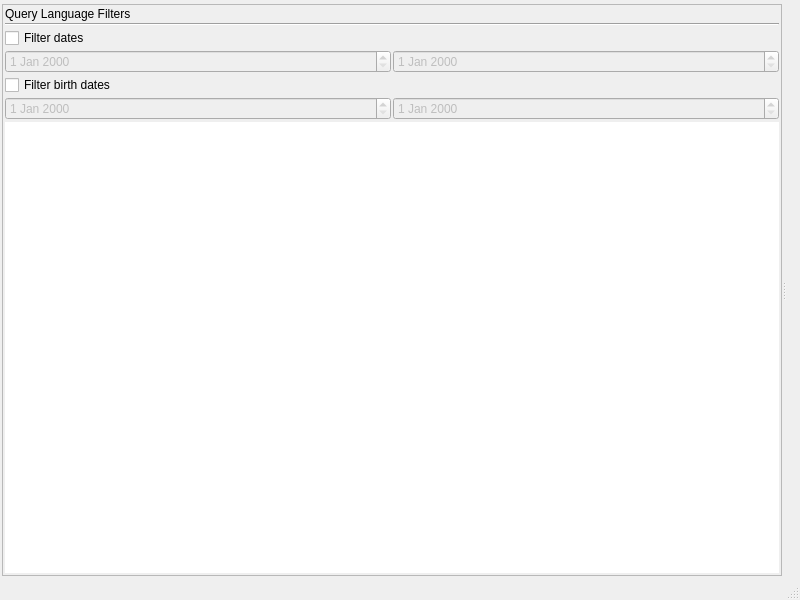
<?xml version="1.0" encoding="UTF-8"?>
<ui version="4.0">
 <class>RclMainBase</class>
 <widget class="QMainWindow" name="RclMainBase">
  <property name="geometry">
   <rect>
    <x>0</x>
    <y>0</y>
    <width>800</width>
    <height>600</height>
   </rect>
  </property>
  <property name="sizePolicy">
   <sizepolicy hsizetype="Preferred" vsizetype="Minimum">
    <horstretch>0</horstretch>
    <verstretch>0</verstretch>
   </sizepolicy>
  </property>
  <property name="windowTitle">
   <string>Recoll</string>
  </property>
  <widget class="QWidget" name="centralwidget">
   <layout class="QGridLayout" name="gridLayout">
    <item row="0" column="0">
     <layout class="QVBoxLayout" name="verticalLayout">
      <item>
       <widget class="SSearch" name="sSearch" native="true">
        <property name="sizePolicy">
         <sizepolicy hsizetype="Expanding" vsizetype="Fixed">
          <horstretch>0</horstretch>
          <verstretch>0</verstretch>
         </sizepolicy>
        </property>
       </widget>
      </item>
      <item>
       <widget class="QSplitter" name="sideFiltersSPLT">
        <property name="orientation">
         <enum>Qt::Horizontal</enum>
        </property>
        <widget class="QFrame" name="frame">
         <property name="frameShape">
          <enum>QFrame::StyledPanel</enum>
         </property>
         <layout class="QVBoxLayout" name="verticalLayoutsidefilt">
          <item>
           <widget class="QLabel" name="sideFilterLBL">
            <property name="text">
             <string>Query Language Filters</string>
            </property>
           </widget>
          </item>
          <item>
           <widget class="Line" name="line2">
            <property name="orientation">
             <enum>Qt::Horizontal</enum>
            </property>
           </widget>
          </item>
          <item>
           <widget class="QCheckBox" name="dateFilterCB">
            <property name="text">
             <string>Filter dates</string>
            </property>
            <property name="checked">
             <bool>false</bool>
            </property>
           </widget>
          </item>
          <item>
           <layout class="QHBoxLayout" name="hLayoutDatesFilter">
            <item>
             <widget class="QDateEdit" name="minDateFilterDTEDT">
              <property name="enabled">
               <bool>false</bool>
              </property>
             </widget>
            </item>
            <item>
             <widget class="QDateEdit" name="maxDateFilterDTEDT">
              <property name="enabled">
               <bool>false</bool>
              </property>
             </widget>
            </item>
           </layout>
          </item>
          <item>
           <widget class="QCheckBox" name="birthDateFilterCB">
            <property name="text">
             <string>Filter birth dates</string>
            </property>
            <property name="checked">
             <bool>false</bool>
            </property>
           </widget>
          </item>
          <item>
           <layout class="QHBoxLayout" name="hLayoutDatesFilter_2">
            <item>
             <widget class="QDateEdit" name="minBirthDateFilterDTEDT">
              <property name="enabled">
               <bool>false</bool>
              </property>
             </widget>
            </item>
            <item>
             <widget class="QDateEdit" name="maxBirthDateFilterDTEDT">
              <property name="enabled">
               <bool>false</bool>
              </property>
             </widget>
            </item>
           </layout>
          </item>
          <item>
           <widget class="QTreeView" name="idxTreeView">
            <property name="frameShape">
             <enum>QFrame::NoFrame</enum>
            </property>
           </widget>
          </item>
         </layout>
        </widget>
        <widget class="QWidget" name="resultsLayoutWidget">
         <layout class="QHBoxLayout" name="resultsHLayout">
          <item>
           <widget class="ResList" name="reslist" native="true">
            <property name="sizePolicy">
             <sizepolicy hsizetype="Preferred" vsizetype="Preferred">
              <horstretch>2</horstretch>
              <verstretch>0</verstretch>
             </sizepolicy>
            </property>
           </widget>
          </item>
         </layout>
        </widget>
       </widget>
      </item>
     </layout>
    </item>
   </layout>
  </widget>
  <widget class="QStatusBar" name="statusbar"/>
  <widget class="QMenuBar" name="MenuBar">
   <property name="geometry">
    <rect>
     <x>0</x>
     <y>0</y>
     <width>800</width>
     <height>32</height>
    </rect>
   </property>
   <addaction name="separator"/>
  </widget>
  <action name="fileExitAction">
   <property name="text">
    <string>E&amp;xit</string>
   </property>
   <property name="shortcut">
    <string>Ctrl+Q</string>
   </property>
   <property name="name" stdset="0">
    <cstring>fileExitAction</cstring>
   </property>
  </action>
  <action name="fileToggleIndexingAction">
   <property name="text">
    <string>Update &amp;index</string>
   </property>
   <property name="name" stdset="0">
    <cstring>fileToggleIndexingAction</cstring>
   </property>
  </action>
  <action name="fileBumpIndexingAction">
   <property name="enabled">
    <bool>false</bool>
   </property>
   <property name="text">
    <string>Trigger incremental pass</string>
   </property>
   <property name="name" stdset="0">
    <cstring>fileBumpIndexingAction</cstring>
   </property>
  </action>
  <action name="fileStartMonitorAction">
   <property name="enabled">
    <bool>true</bool>
   </property>
   <property name="text">
    <string>Start real time indexer</string>
   </property>
   <property name="name" stdset="0">
    <cstring>fileStartMonitorAction</cstring>
   </property>
  </action>
  <action name="fileRebuildIndexAction">
   <property name="text">
    <string>&amp;Rebuild index</string>
   </property>
   <property name="name" stdset="0">
    <cstring>fileRebuildIndexAction</cstring>
   </property>
  </action>
  <action name="fileEraseDocHistoryAction">
   <property name="text">
    <string>&amp;Erase document history</string>
   </property>
   <property name="name" stdset="0">
    <cstring>fileEraseDocHistoryAction</cstring>
   </property>
  </action>
  <action name="fileEraseSearchHistoryAction">
   <property name="text">
    <string>&amp;Erase search history</string>
   </property>
   <property name="name" stdset="0">
    <cstring>fileEraseSearchHistoryAction</cstring>
   </property>
  </action>
  <action name="fileExportSSearchHistoryAction">
   <property name="text">
    <string>E&amp;xport simple search history</string>
   </property>
   <property name="name" stdset="0">
    <cstring>fileExportSSearchHistoryAction</cstring>
   </property>
  </action>
  <action name="showMissingHelpers_Action">
   <property name="text">
    <string>Missing &amp;helpers</string>
   </property>
   <property name="name" stdset="0">
    <cstring>showMissingHelpers_Action</cstring>
   </property>
  </action>
  <action name="showActiveTypes_Action">
   <property name="text">
    <string>Indexed &amp;MIME types</string>
   </property>
   <property name="name" stdset="0">
    <cstring>showActiveTypes_Action</cstring>
   </property>
  </action>
  <action name="helpAbout_RecollAction">
   <property name="text">
    <string>&amp;About Recoll</string>
   </property>
   <property name="name" stdset="0">
    <cstring>helpAbout_RecollAction</cstring>
   </property>
  </action>
  <action name="userManualAction">
   <property name="text">
    <string>&amp;User manual (local, one HTML page)</string>
   </property>
   <property name="name" stdset="0">
    <cstring>userManualAction</cstring>
   </property>
  </action>
  <action name="onlineManualAction">
   <property name="text">
    <string>&amp;Online manual (Recoll Web site)</string>
   </property>
   <property name="name" stdset="0">
    <cstring>onlineManualAction</cstring>
   </property>
  </action>
  <action name="toolsDoc_HistoryAction">
   <property name="icon">
    <iconset resource="recoll.qrc">
     <normaloff>:/images/history.png</normaloff>:/images/history.png</iconset>
   </property>
   <property name="text">
    <string>Document &amp;History</string>
   </property>
   <property name="toolTip">
    <string>Document  History</string>
   </property>
   <property name="name" stdset="0">
    <cstring>toolsDoc_HistoryAction</cstring>
   </property>
  </action>
  <action name="toolsAdvanced_SearchAction">
   <property name="icon">
    <iconset resource="recoll.qrc">
     <normaloff>:/images/asearch.png</normaloff>:/images/asearch.png</iconset>
   </property>
   <property name="text">
    <string>&amp;Advanced Search</string>
   </property>
   <property name="toolTip">
    <string>Assisted complex search</string>
   </property>
   <property name="name" stdset="0">
    <cstring>toolsAdvanced_SearchAction</cstring>
   </property>
  </action>
  <action name="toolsSort_parametersAction">
   <property name="text">
    <string>&amp;Sort parameters</string>
   </property>
   <property name="toolTip">
    <string>Sort parameters</string>
   </property>
   <property name="name" stdset="0">
    <cstring>toolsSort_parametersAction</cstring>
   </property>
  </action>
  <action name="toolsSpellAction">
   <property name="icon">
    <iconset resource="recoll.qrc">
     <normaloff>:/images/spell.png</normaloff>:/images/spell.png</iconset>
   </property>
   <property name="text">
    <string>Term &amp;explorer</string>
   </property>
   <property name="toolTip">
    <string>Term explorer tool</string>
   </property>
   <property name="name" stdset="0">
    <cstring>toolsSpellAction</cstring>
   </property>
  </action>
  <action name="nextPageAction">
   <property name="enabled">
    <bool>false</bool>
   </property>
   <property name="icon">
    <iconset resource="recoll.qrc">
     <normaloff>:/images/nextpage.png</normaloff>:/images/nextpage.png</iconset>
   </property>
   <property name="iconText">
    <string>Next page</string>
   </property>
   <property name="toolTip">
    <string>Next page of results</string>
   </property>
   <property name="shortcut">
    <string>PgDown</string>
   </property>
   <property name="name" stdset="0">
    <cstring>nextPageAction</cstring>
   </property>
  </action>
  <action name="firstPageAction">
   <property name="enabled">
    <bool>false</bool>
   </property>
   <property name="icon">
    <iconset resource="recoll.qrc">
     <normaloff>:/images/firstpage.png</normaloff>:/images/firstpage.png</iconset>
   </property>
   <property name="iconText">
    <string>First page</string>
   </property>
   <property name="toolTip">
    <string>Go to first page of results</string>
   </property>
   <property name="shortcut">
    <string>Shift+PgUp</string>
   </property>
   <property name="name" stdset="0">
    <cstring>firstPageAction</cstring>
   </property>
  </action>
  <action name="prevPageAction">
   <property name="enabled">
    <bool>false</bool>
   </property>
   <property name="icon">
    <iconset resource="recoll.qrc">
     <normaloff>:/images/prevpage.png</normaloff>:/images/prevpage.png</iconset>
   </property>
   <property name="iconText">
    <string>Previous page</string>
   </property>
   <property name="toolTip">
    <string>Previous page of results</string>
   </property>
   <property name="shortcut">
    <string>PgUp</string>
   </property>
   <property name="name" stdset="0">
    <cstring>prevPageAction</cstring>
   </property>
  </action>
  <action name="indexConfigAction">
   <property name="text">
    <string>&amp;Index configuration</string>
   </property>
   <property name="name" stdset="0">
    <cstring>indexConfigAction</cstring>
   </property>
  </action>
  <action name="pTransAction">
   <property name="text">
    <string>Path translations</string>
   </property>
   <property name="name" stdset="0">
    <cstring>pTransAction</cstring>
   </property>
  </action>
  <action name="indexScheduleAction">
   <property name="text">
    <string>Indexing &amp;schedule</string>
   </property>
   <property name="name" stdset="0">
    <cstring>indexScheduleAction</cstring>
   </property>
  </action>
  <action name="queryPrefsAction">
   <property name="text">
    <string>&amp;GUI configuration</string>
   </property>
   <property name="name" stdset="0">
    <cstring>queryPrefsAction</cstring>
   </property>
  </action>
  <action name="extIdxAction">
   <property name="text">
    <string>E&amp;xternal index dialog</string>
   </property>
   <property name="iconText">
    <string>External index dialog</string>
   </property>
   <property name="name" stdset="0">
    <cstring>extIdxAction</cstring>
   </property>
  </action>
  <action name="enbSynAction">
   <property name="checkable">
    <bool>true</bool>
   </property>
   <property name="text">
    <string>Enable synonyms</string>
   </property>
   <property name="iconText">
    <string>Enable synonyms</string>
   </property>
   <property name="name" stdset="0">
    <cstring>enbSynAction</cstring>
   </property>
  </action>
  <action name="toggleFullScreenAction">
   <property name="text">
    <string>&amp;Full Screen</string>
   </property>
   <property name="iconText">
    <string>Full Screen</string>
   </property>
   <property name="shortcut">
    <string>F11</string>
   </property>
   <property name="name" stdset="0">
    <cstring>toggleFullScreenAction</cstring>
   </property>
  </action>
  <action name="zoomInAction">
   <property name="text">
    <string>Increase results text font size</string>
   </property>
   <property name="iconText">
    <string>Increase Font Size</string>
   </property>
   <property name="name" stdset="0">
    <cstring>zoomInAction</cstring>
   </property>
  </action>
  <action name="zoomOutAction">
   <property name="text">
    <string>Decrease results text font size</string>
   </property>
   <property name="iconText">
    <string>Decrease Font Size</string>
   </property>
   <property name="name" stdset="0">
    <cstring>zoomOutAction</cstring>
   </property>
  </action>
  <action name="actionSortByDateAsc">
   <property name="checkable">
    <bool>true</bool>
   </property>
   <property name="enabled">
    <bool>false</bool>
   </property>
   <property name="icon">
    <iconset resource="recoll.qrc">
     <normaloff>:/images/up.png</normaloff>:/images/up.png</iconset>
   </property>
   <property name="text">
    <string>Sort by date, oldest first</string>
   </property>
   <property name="toolTip">
    <string>Sort by dates from oldest to newest</string>
   </property>
  </action>
  <action name="actionSortByDateDesc">
   <property name="checkable">
    <bool>true</bool>
   </property>
   <property name="enabled">
    <bool>false</bool>
   </property>
   <property name="icon">
    <iconset resource="recoll.qrc">
     <normaloff>:/images/down.png</normaloff>:/images/down.png</iconset>
   </property>
   <property name="text">
    <string>Sort by date, newest first</string>
   </property>
   <property name="toolTip">
    <string>Sort by dates from newest to oldest</string>
   </property>
  </action>
  <action name="actionShowQueryDetails">
   <property name="text">
    <string>Show Query Details</string>
   </property>
  </action>
  <action name="actionShowResultsAsTable">
   <property name="checkable">
    <bool>true</bool>
   </property>
   <property name="icon">
    <iconset resource="recoll.qrc">
     <normaloff>:/images/table.png</normaloff>:/images/table.png</iconset>
   </property>
   <property name="text">
    <string>Show as table</string>
   </property>
   <property name="toolTip">
    <string>Show results in a spreadsheet-like table</string>
   </property>
  </action>
  <action name="actionSaveResultsAsCSV">
   <property name="text">
    <string>Save as CSV (spreadsheet) file</string>
   </property>
   <property name="toolTip">
    <string>Saves the result into a file which you can load in a spreadsheet</string>
   </property>
  </action>
  <action name="actionNext_Page">
   <property name="text">
    <string>Next Page</string>
   </property>
  </action>
  <action name="actionPrevious_Page">
   <property name="text">
    <string>Previous Page</string>
   </property>
  </action>
  <action name="actionFirst_Page">
   <property name="text">
    <string>First Page</string>
   </property>
  </action>
  <action name="actionQuery_Fragments">
   <property name="icon">
    <iconset resource="recoll.qrc">
     <normaloff>:/images/code-block.png</normaloff>:/images/code-block.png</iconset>
   </property>
   <property name="text">
    <string>Query Fragments</string>
   </property>
  </action>
  <action name="fileRetryFailedAction">
   <property name="checkable">
    <bool>true</bool>
   </property>
   <property name="text">
    <string>    With failed files retrying</string>
   </property>
   <property name="toolTip">
    <string>Next update will retry previously failed files</string>
   </property>
   <property name="name" stdset="0">
    <cstring>fileToggleIndexingAction</cstring>
   </property>
  </action>
  <action name="actionSave_last_query">
   <property name="text">
    <string>Save last query</string>
   </property>
  </action>
  <action name="actionLoad_saved_query">
   <property name="text">
    <string>Load saved query</string>
   </property>
  </action>
  <action name="actionSpecial_Indexing">
   <property name="text">
    <string>Special Indexing</string>
   </property>
   <property name="toolTip">
    <string>Indexing with special options</string>
   </property>
  </action>
  <action name="actionSwitch_Config">
   <property name="text">
    <string>Switch Configuration...</string>
   </property>
   <property name="toolTip">
    <string>Choose another configuration to run on, replacing this process</string>
   </property>
  </action>
  <action name="actionShow_index_statistics">
   <property name="text">
    <string>Index &amp;statistics</string>
   </property>
  </action>
  <action name="actionWebcache_Editor">
   <property name="text">
    <string>Webcache Editor</string>
   </property>
  </action>
 </widget>
 <layoutdefault spacing="2" margin="2"/>
 <customwidgets>
  <customwidget>
   <class>SSearch</class>
   <extends>QWidget</extends>
   <header>ssearch_w.h</header>
  </customwidget>
  <customwidget>
   <class>ResList</class>
   <extends>QWidget</extends>
   <header>reslist.h</header>
  </customwidget>
 </customwidgets>
 <includes>
  <include location="local">ssearch_w.h</include>
  <include location="local">reslist.h</include>
 </includes>
 <resources>
  <include location="recoll.qrc"/>
 </resources>
 <connections/>
</ui>
